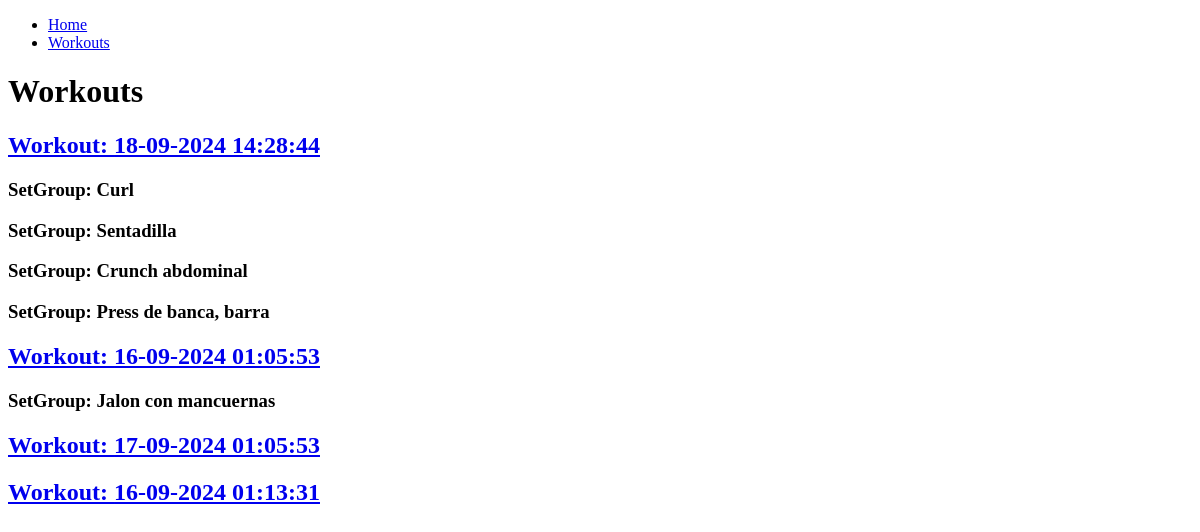
The page /workouts on the database as committed earlier.
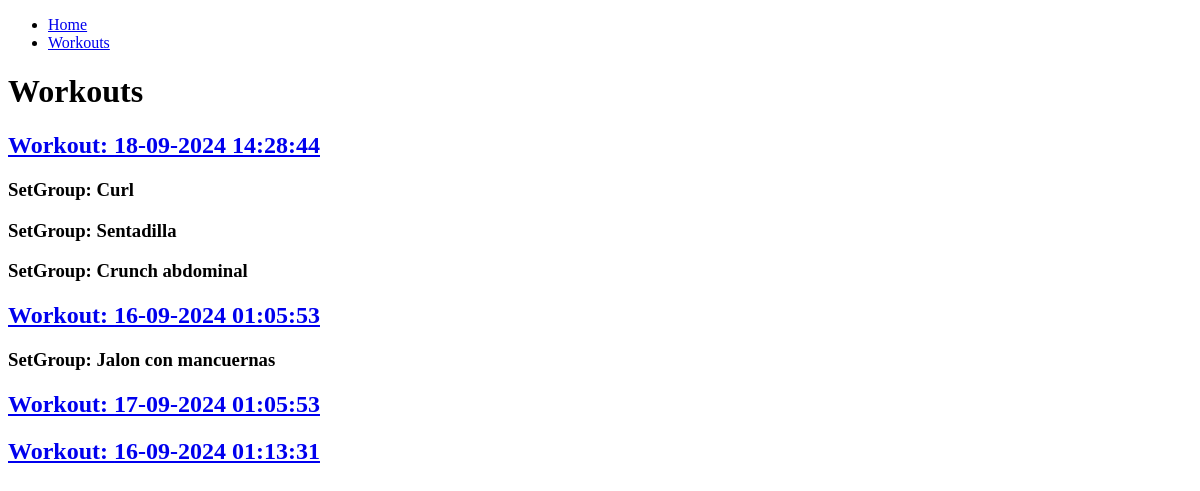
The same page on the database as committed later.
### myapp/models.py (models this page shows, shortened)
class workout(models.Model):
    user = models.ForeignKey(User, on_delete=models.CASCADE)
    notes = models.TextField(max_length=200, blank=True, null=True)
    created_at = models.DateTimeField(default=datetime.now)
    def __str__(self):
        return self.created_at.strftime('%d-%m-%Y %H:%M:%S')

class setgroup(models.Model):
    workout = models.ForeignKey('workout', on_delete=models.CASCADE)
    exercise = models.ForeignKey('exercise', on_delete=models.DO_NOTHING)
    superset = models.ForeignKey('superset', on_delete=models.DO_NOTHING, blank=True, null=True)
    order = models.IntegerField(default=1)
    notes = models.TextField(max_length=200, blank=True, null=True)
    class Meta:
        unique_together = ('workout', 'order')

class exercise(models.Model):
    WEIGHT_REPS = 'W_R'
    DISTANCE_TIME = 'D_T'
    WEIGHT_DISTANCE = 'W_D'
    WEIGHT_TIME = 'W_T'
    REPS_DISTANCE = 'R_D'
    REPS_TIME = 'R_T'
    WEIGHT = 'W'
    REPS = 'R'
    DISTANCE = 'D'
    TIME = 'T'
    EXERCISE_TYPE_CHOICES = (
        (WEIGHT_REPS, 'Weight and Reps'),
        (DISTANCE_TIME, 'Distance and Time'),
        (WEIGHT_DISTANCE, 'Weight and Distance'),
        (WEIGHT_TIME, 'Weight and Time'),
        (REPS_DISTANCE, 'Reps and Distance'),
        (REPS_TIME, 'Reps and Time'),
        (WEIGHT, 'Weight'),
        (REPS, 'Reps'),
        (DISTANCE, 'Distance'),
        (TIME, 'Time'),
    )
    muscle = models.ManyToManyField('muscle')
    name = models.CharField(unique=True, max_length=100)
    description = models.TextField(max_length=200, blank=True, null=True)
    type = models.CharField(max_length=3, choices=EXERCISE_TYPE_CHOICES, default=WEIGHT_REPS)
    active = models.BooleanField(default=True)

### myapp/views.py (the view)
# urls.py: path('workouts', views.workouts, name='workouts'),
def workouts(request):
    workouts = workout.objects.all()
    return render(request, 'workouts/workouts.html', {
        'workouts': workouts})

### myapp/templates/workouts/workouts.html
{% extends 'layouts/base.html' %}
{% block content %}
<h1>Workouts</h1>
{% for workout in workouts %}
<a href="{% url 'workout_detail' workout.id %}">
    <h2>Workout: {{workout}}</h2>
</a>
{% for setgroup in workout.setgroup_set.all %}
<h3>SetGroup: {{setgroup.exercise.name}}</h3>
{% endfor %}
{% endfor %}
{% endblock content %}

Rows that differ between the two databases and show on the page:
removed setgroup: exercise.name "Press de banca, barra", shown under workout (number 1 of 4 on the later page)
